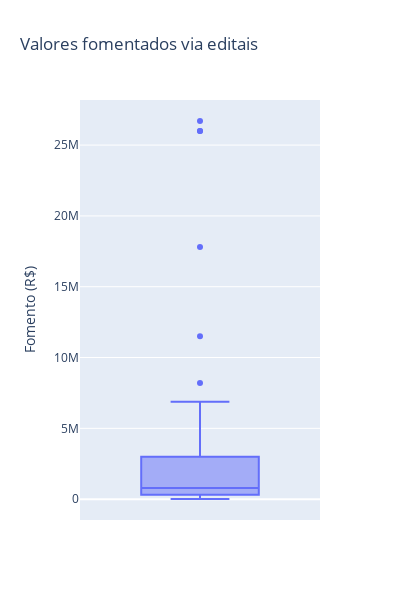

Write notebook code for a chart like this one.
### Markdown cell above
**Boxplot corrigido**

### Code cell
def show_boxplot_values(d):
    _values = d.groupby(by=['order'])['value'].max()
    _boxplot_values = _values.rename('Fomento (R$)')

    return px.box(_boxplot_values, y="Fomento (R$)", 
                title='Valores fomentados via editais', width=400, height=600)

show_boxplot_values(notices_value_)

### Figure 1 — Plotly figure (JSON) as saved in the notebook; plotly's stock layout.template omitted (floating-point values rounded to 4 significant figures)
{"data": [{"alignmentgroup": "True", "hovertemplate": "Fomento (R$)=%{y}<extra></extra>", "legendgroup": "", "marker": {"color": "#636efa"}, "name": "", "notched": false, "offsetgroup": "", "orientation": "v", "showlegend": false, "type": "box", "x0": " ", "xaxis": "x", "y": [3320000, 1500000, 6877492, 423654, 476000, 8200000, 712000, 26000000, 613800, 2000000, 11500000, 2000000, 3000000, 1466000.0, 2000000, 17800000, 3000000, 3000000, 3000000, 1000000, 1000000, 12936, 87780, 915156, 300000, 423700, 1000000, 227000.0, 19404, 500000, 3014800, 3150000, 1234716, 26700000, 26000000, 980112, 200000, 1350000, 305000, 123200, 303960, 781596, 61000, 332900.0, 760526, 450000, 46000, 650000, 14200, 11760, 11760, 376000, 500000], "y0": " ", "yaxis": "y"}], "layout": {"boxmode": "group", "height": 600, "legend": {"tracegroupgap": 0}, "title": {"text": "Valores fomentados via editais"}, "width": 400, "xaxis": {"anchor": "y", "domain": [0, 1]}, "yaxis": {"anchor": "x", "domain": [0, 1], "title": {"text": "Fomento (R$)"}}}}
